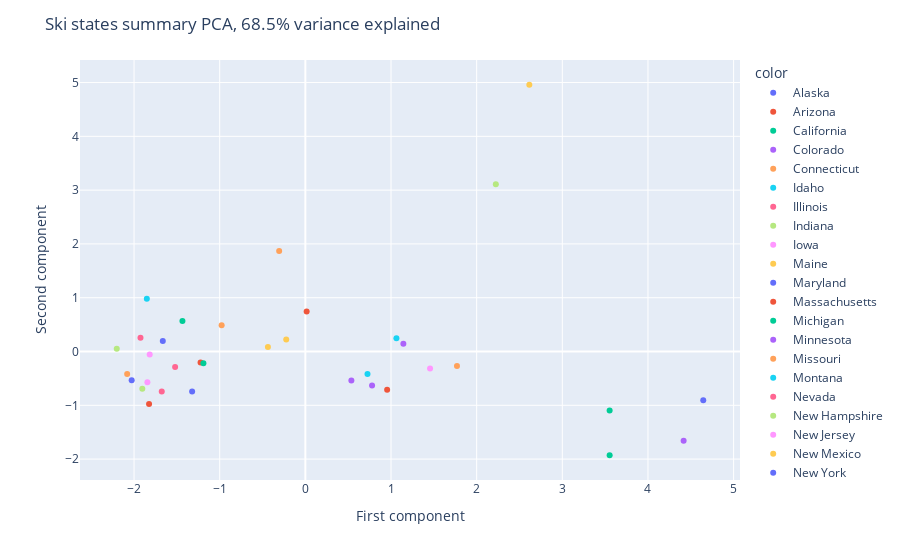

The notebook cell this image was saved under:
### Code cell
fig = px.scatter(state_pca_x, x = state_pca_x[:, 0],y = state_pca_x[:, 1], color = state,
                 hover_name =state,labels = dict(x='First component', y= 'Second component'))
fig.update_layout(title_text = f'Ski states summary PCA, {pc_var:.1f}% variance explained')
fig.show()

### Figure 1 — Plotly figure (JSON) as saved in the notebook; plotly's stock layout.template omitted (floating-point values rounded to 4 significant figures)
{"data": [{"hovertemplate": "<b>%{hovertext}</b><br><br>color=Alaska<br>First component=%{x}<br>Second component=%{y}<extra></extra>", "hovertext": ["Alaska"], "legendgroup": "Alaska", "marker": {"color": "#636efa", "symbol": "circle"}, "mode": "markers", "name": "Alaska", "orientation": "v", "showlegend": true, "type": "scatter", "x": [-1.322], "xaxis": "x", "y": [-0.742], "yaxis": "y"}, {"hovertemplate": "<b>%{hovertext}</b><br><br>color=Arizona<br>First component=%{x}<br>Second component=%{y}<extra></extra>", "hovertext": ["Arizona"], "legendgroup": "Arizona", "marker": {"color": "#EF553B", "symbol": "circle"}, "mode": "markers", "name": "Arizona", "orientation": "v", "showlegend": true, "type": "scatter", "x": [-1.825], "xaxis": "x", "y": [-0.9751], "yaxis": "y"}, {"hovertemplate": "<b>%{hovertext}</b><br><br>color=California<br>First component=%{x}<br>Second component=%{y}<extra></extra>", "hovertext": ["California"], "legendgroup": "California", "marker": {"color": "#00cc96", "symbol": "circle"}, "mode": "markers", "name": "California", "orientation": "v", "showlegend": true, "type": "scatter", "x": [3.553], "xaxis": "x", "y": [-1.928], "yaxis": "y"}, {"hovertemplate": "<b>%{hovertext}</b><br><br>color=Colorado<br>First component=%{x}<br>Second component=%{y}<extra></extra>", "hovertext": ["Colorado"], "legendgroup": "Colorado", "marker": {"color": "#ab63fa", "symbol": "circle"}, "mode": "markers", "name": "Colorado", "orientation": "v", "showlegend": true, "type": "scatter", "x": [4.416], "xaxis": "x", "y": [-1.661], "yaxis": "y"}, {"hovertemplate": "<b>%{hovertext}</b><br><br>color=Connecticut<br>First component=%{x}<br>Second component=%{y}<extra></extra>", "hovertext": ["Connecticut"], "legendgroup": "Connecticut", "marker": {"color": "#FFA15A", "symbol": "circle"}, "mode": "markers", "name": "Connecticut", "orientation": "v", "showlegend": true, "type": "scatter", "x": [-0.9774], "xaxis": "x", "y": [0.4885], "yaxis": "y"}, {"hovertemplate": "<b>%{hovertext}</b><br><br>color=Idaho<br>First component=%{x}<br>Second component=%{y}<extra></extra>", "hovertext": ["Idaho"], "legendgroup": "Idaho", "marker": {"color": "#19d3f3", "symbol": "circle"}, "mode": "markers", "name": "Idaho", "orientation": "v", "showlegend": true, "type": "scatter", "x": [0.7256], "xaxis": "x", "y": [-0.4197], "yaxis": "y"}, {"hovertemplate": "<b>%{hovertext}</b><br><br>color=Illinois<br>First component=%{x}<br>Second component=%{y}<extra></extra>", "hovertext": ["Illinois"], "legendgroup": "Illinois", "marker": {"color": "#FF6692", "symbol": "circle"}, "mode": "markers", "name": "Illinois", "orientation": "v", "showlegend": true, "type": "scatter", "x": [-1.677], "xaxis": "x", "y": [-0.7417], "yaxis": "y"}, {"hovertemplate": "<b>%{hovertext}</b><br><br>color=Indiana<br>First component=%{x}<br>Second component=%{y}<extra></extra>", "hovertext": ["Indiana"], "legendgroup": "Indiana", "marker": {"color": "#B6E880", "symbol": "circle"}, "mode": "markers", "name": "Indiana", "orientation": "v", "showlegend": true, "type": "scatter", "x": [-1.904], "xaxis": "x", "y": [-0.6931], "yaxis": "y"}, {"hovertemplate": "<b>%{hovertext}</b><br><br>color=Iowa<br>First component=%{x}<br>Second component=%{y}<extra></extra>", "hovertext": ["Iowa"], "legendgroup": "Iowa", "marker": {"color": "#FF97FF", "symbol": "circle"}, "mode": "markers", "name": "Iowa", "orientation": "v", "showlegend": true, "type": "scatter", "x": [-1.844], "xaxis": "x", "y": [-0.5707], "yaxis": "y"}, {"hovertemplate": "<b>%{hovertext}</b><br><br>color=Maine<br>First component=%{x}<br>Second component=%{y}<extra></extra>", "hovertext": ["Maine"], "legendgroup": "Maine", "marker": {"color": "#FECB52", "symbol": "circle"}, "mode": "markers", "name": "Maine", "orientation": "v", "showlegend": true, "type": "scatter", "x": [-0.2233], "xaxis": "x", "y": [0.2218], "yaxis": "y"}, {"hovertemplate": "<b>%{hovertext}</b><br><br>color=Maryland<br>First component=%{x}<br>Second component=%{y}<extra></extra>", "hovertext": ["Maryland"], "legendgroup": "Maryland", "marker": {"color": "#636efa", "symbol": "circle"}, "mode": "markers", "name": "Maryland", "orientation": "v", "showlegend": true, "type": "scatter", "x": [-2.028], "xaxis": "x", "y": [-0.5337], "yaxis": "y"}, {"hovertemplate": "<b>%{hovertext}</b><br><br>color=Massachusetts<br>First component=%{x}<br>Second component=%{y}<extra></extra>", "hovertext": ["Massachusetts"], "legendgroup": "Massachusetts", "marker": {"color": "#EF553B", "symbol": "circle"}, "mode": "markers", "name": "Massachusetts", "orientation": "v", "showlegend": true, "type": "scatter", "x": [0.01509], "xaxis": "x", "y": [0.7451], "yaxis": "y"}, {"hovertemplate": "<b>%{hovertext}</b><br><br>color=Michigan<br>First component=%{x}<br>Second component=%{y}<extra></extra>", "hovertext": ["Michigan"], "legendgroup": "Michigan", "marker": {"color": "#00cc96", "symbol": "circle"}, "mode": "markers", "name": "Michigan", "orientation": "v", "showlegend": true, "type": "scatter", "x": [3.552], "xaxis": "x", "y": [-1.099], "yaxis": "y"}, {"hovertemplate": "<b>%{hovertext}</b><br><br>color=Minnesota<br>First component=%{x}<br>Second component=%{y}<extra></extra>", "hovertext": ["Minnesota"], "legendgroup": "Minnesota", "marker": {"color": "#ab63fa", "symbol": "circle"}, "mode": "markers", "name": "Minnesota", "orientation": "v", "showlegend": true, "type": "scatter", "x": [0.7787], "xaxis": "x", "y": [-0.6331], "yaxis": "y"}, {"hovertemplate": "<b>%{hovertext}</b><br><br>color=Missouri<br>First component=%{x}<br>Second component=%{y}<extra></extra>", "hovertext": ["Missouri"], "legendgroup": "Missouri", "marker": {"color": "#FFA15A", "symbol": "circle"}, "mode": "markers", "name": "Missouri", "orientation": "v", "showlegend": true, "type": "scatter", "x": [-2.08], "xaxis": "x", "y": [-0.4168], "yaxis": "y"}, {"hovertemplate": "<b>%{hovertext}</b><br><br>color=Montana<br>First component=%{x}<br>Second component=%{y}<extra></extra>", "hovertext": ["Montana"], "legendgroup": "Montana", "marker": {"color": "#19d3f3", "symbol": "circle"}, "mode": "markers", "name": "Montana", "orientation": "v", "showlegend": true, "type": "scatter", "x": [1.063], "xaxis": "x", "y": [0.2451], "yaxis": "y"}, {"hovertemplate": "<b>%{hovertext}</b><br><br>color=Nevada<br>First component=%{x}<br>Second component=%{y}<extra></extra>", "hovertext": ["Nevada"], "legendgroup": "Nevada", "marker": {"color": "#FF6692", "symbol": "circle"}, "mode": "markers", "name": "Nevada", "orientation": "v", "showlegend": true, "type": "scatter", "x": [-1.521], "xaxis": "x", "y": [-0.288], "yaxis": "y"}, {"hovertemplate": "<b>%{hovertext}</b><br><br>color=New Hampshire<br>First component=%{x}<br>Second component=%{y}<extra></extra>", "hovertext": ["New Hampshire"], "legendgroup": "New Hampshire", "marker": {"color": "#B6E880", "symbol": "circle"}, "mode": "markers", "name": "New Hampshire", "orientation": "v", "showlegend": true, "type": "scatter", "x": [2.224], "xaxis": "x", "y": [3.108], "yaxis": "y"}, {"hovertemplate": "<b>%{hovertext}</b><br><br>color=New Jersey<br>First component=%{x}<br>Second component=%{y}<extra></extra>", "hovertext": ["New Jersey"], "legendgroup": "New Jersey", "marker": {"color": "#FF97FF", "symbol": "circle"}, "mode": "markers", "name": "New Jersey", "orientation": "v", "showlegend": true, "type": "scatter", "x": [-1.817], "xaxis": "x", "y": [-0.05647], "yaxis": "y"}, {"hovertemplate": "<b>%{hovertext}</b><br><br>color=New Mexico<br>First component=%{x}<br>Second component=%{y}<extra></extra>", "hovertext": ["New Mexico"], "legendgroup": "New Mexico", "marker": {"color": "#FECB52", "symbol": "circle"}, "mode": "markers", "name": "New Mexico", "orientation": "v", "showlegend": true, "type": "scatter", "x": [-0.4371], "xaxis": "x", "y": [0.08414], "yaxis": "y"}, {"hovertemplate": "<b>%{hovertext}</b><br><br>color=New York<br>First component=%{x}<br>Second component=%{y}<extra></extra>", "hovertext": ["New York"], "legendgroup": "New York", "marker": {"color": "#636efa", "symbol": "circle"}, "mode": "markers", "name": "New York", "orientation": "v", "showlegend": true, "type": "scatter", "x": [4.645], "xaxis": "x", "y": [-0.9048], "yaxis": "y"}, {"hovertemplate": "<b>%{hovertext}</b><br><br>color=North Carolina<br>First component=%{x}<br>Second component=%{y}<extra></extra>", "hovertext": ["North Carolina"], "legendgroup": "North Carolina", "marker": {"color": "#EF553B", "symbol": "circle"}, "mode": "markers", "name": "North Carolina", "orientation": "v", "showlegend": true, "type": "scatter", "x": [-1.224], "xaxis": "x", "y": [-0.2033], "yaxis": "y"}, {"hovertemplate": "<b>%{hovertext}</b><br><br>color=Ohio<br>First component=%{x}<br>Second component=%{y}<extra></extra>", "hovertext": ["Ohio"], "legendgroup": "Ohio", "marker": {"color": "#00cc96", "symbol": "circle"}, "mode": "markers", "name": "Ohio", "orientation": "v", "showlegend": true, "type": "scatter", "x": [-1.19], "xaxis": "x", "y": [-0.217], "yaxis": "y"}, {"hovertemplate": "<b>%{hovertext}</b><br><br>color=Oregon<br>First component=%{x}<br>Second component=%{y}<extra></extra>", "hovertext": ["Oregon"], "legendgroup": "Oregon", "marker": {"color": "#ab63fa", "symbol": "circle"}, "mode": "markers", "name": "Oregon", "orientation": "v", "showlegend": true, "type": "scatter", "x": [0.5375], "xaxis": "x", "y": [-0.5408], "yaxis": "y"}, {"hovertemplate": "<b>%{hovertext}</b><br><br>color=Pennsylvania<br>First component=%{x}<br>Second component=%{y}<extra></extra>", "hovertext": ["Pennsylvania"], "legendgroup": "Pennsylvania", "marker": {"color": "#FFA15A", "symbol": "circle"}, "mode": "markers", "name": "Pennsylvania", "orientation": "v", "showlegend": true, "type": "scatter", "x": [1.77], "xaxis": "x", "y": [-0.2697], "yaxis": "y"}, {"hovertemplate": "<b>%{hovertext}</b><br><br>color=Rhode Island<br>First component=%{x}<br>Second component=%{y}<extra></extra>", "hovertext": ["Rhode Island"], "legendgroup": "Rhode Island", "marker": {"color": "#19d3f3", "symbol": "circle"}, "mode": "markers", "name": "Rhode Island", "orientation": "v", "showlegend": true, "type": "scatter", "x": [-1.851], "xaxis": "x", "y": [0.9804], "yaxis": "y"}, {"hovertemplate": "<b>%{hovertext}</b><br><br>color=South Dakota<br>First component=%{x}<br>Second component=%{y}<extra></extra>", "hovertext": ["South Dakota"], "legendgroup": "South Dakota", "marker": {"color": "#FF6692", "symbol": "circle"}, "mode": "markers", "name": "South Dakota", "orientation": "v", "showlegend": true, "type": "scatter", "x": [-1.925], "xaxis": "x", "y": [0.255], "yaxis": "y"}, {"hovertemplate": "<b>%{hovertext}</b><br><br>color=Tennessee<br>First component=%{x}<br>Second component=%{y}<extra></extra>", "hovertext": ["Tennessee"], "legendgroup": "Tennessee", "marker": {"color": "#B6E880", "symbol": "circle"}, "mode": "markers", "name": "Tennessee", "orientation": "v", "showlegend": true, "type": "scatter", "x": [-2.202], "xaxis": "x", "y": [0.05177], "yaxis": "y"}, {"hovertemplate": "<b>%{hovertext}</b><br><br>color=Utah<br>First component=%{x}<br>Second component=%{y}<extra></extra>", "hovertext": ["Utah"], "legendgroup": "Utah", "marker": {"color": "#FF97FF", "symbol": "circle"}, "mode": "markers", "name": "Utah", "orientation": "v", "showlegend": true, "type": "scatter", "x": [1.456], "xaxis": "x", "y": [-0.3141], "yaxis": "y"}, {"hovertemplate": "<b>%{hovertext}</b><br><br>color=Vermont<br>First component=%{x}<br>Second component=%{y}<extra></extra>", "hovertext": ["Vermont"], "legendgroup": "Vermont", "marker": {"color": "#FECB52", "symbol": "circle"}, "mode": "markers", "name": "Vermont", "orientation": "v", "showlegend": true, "type": "scatter", "x": [2.615], "xaxis": "x", "y": [4.959], "yaxis": "y"}, {"hovertemplate": "<b>%{hovertext}</b><br><br>color=Virginia<br>First component=%{x}<br>Second component=%{y}<extra></extra>", "hovertext": ["Virginia"], "legendgroup": "Virginia", "marker": {"color": "#636efa", "symbol": "circle"}, "mode": "markers", "name": "Virginia", "orientation": "v", "showlegend": true, "type": "scatter", "x": [-1.664], "xaxis": "x", "y": [0.1976], "yaxis": "y"}, {"hovertemplate": "<b>%{hovertext}</b><br><br>color=Washington<br>First component=%{x}<br>Second component=%{y}<extra></extra>", "hovertext": ["Washington"], "legendgroup": "Washington", "marker": {"color": "#EF553B", "symbol": "circle"}, "mode": "markers", "name": "Washington", "orientation": "v", "showlegend": true, "type": "scatter", "x": [0.9549], "xaxis": "x", "y": [-0.7098], "yaxis": "y"}, {"hovertemplate": "<b>%{hovertext}</b><br><br>color=West Virginia<br>First component=%{x}<br>Second component=%{y}<extra></extra>", "hovertext": ["West Virginia"], "legendgroup": "West Virginia", "marker": {"color": "#00cc96", "symbol": "circle"}, "mode": "markers", "name": "West Virginia", "orientation": "v", "showlegend": true, "type": "scatter", "x": [-1.435], "xaxis": "x", "y": [0.5685], "yaxis": "y"}, {"hovertemplate": "<b>%{hovertext}</b><br><br>color=Wisconsin<br>First component=%{x}<br>Second component=%{y}<extra></extra>", "hovertext": ["Wisconsin"], "legendgroup": "Wisconsin", "marker": {"color": "#ab63fa", "symbol": "circle"}, "mode": "markers", "name": "Wisconsin", "orientation": "v", "showlegend": true, "type": "scatter", "x": [1.144], "xaxis": "x", "y": [0.1453], "yaxis": "y"}, {"hovertemplate": "<b>%{hovertext}</b><br><br>color=Wyoming<br>First component=%{x}<br>Second component=%{y}<extra></extra>", "hovertext": ["Wyoming"], "legendgroup": "Wyoming", "marker": {"color": "#FFA15A", "symbol": "circle"}, "mode": "markers", "name": "Wyoming", "orientation": "v", "showlegend": true, "type": "scatter", "x": [-0.3058], "xaxis": "x", "y": [1.867], "yaxis": "y"}], "layout": {"legend": {"title": {"text": "color"}, "tracegroupgap": 0}, "margin": {"t": 60}, "title": {"text": "Ski states summary PCA, 68.5% variance explained"}, "xaxis": {"anchor": "y", "domain": [0, 1], "title": {"text": "First component"}}, "yaxis": {"anchor": "x", "domain": [0, 1], "title": {"text": "Second component"}}}}
